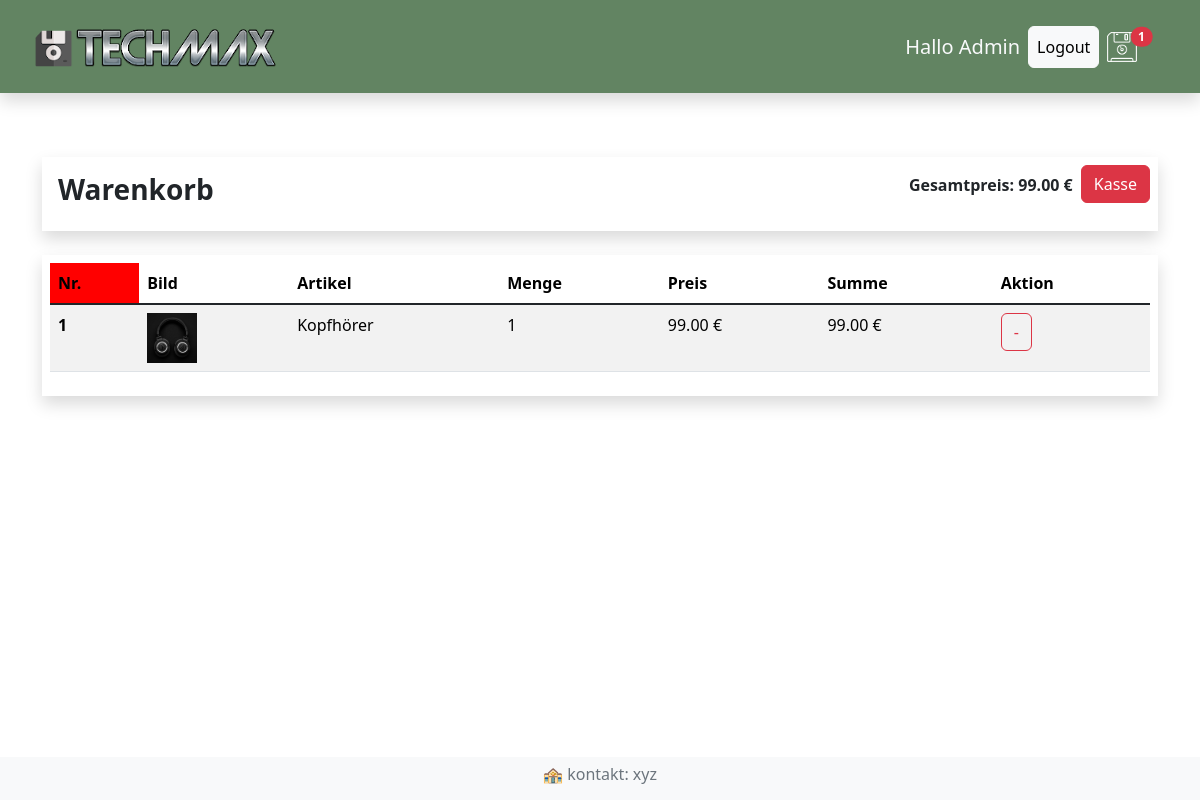
Page /warenkorb/ (signed in) on the earlier database version.
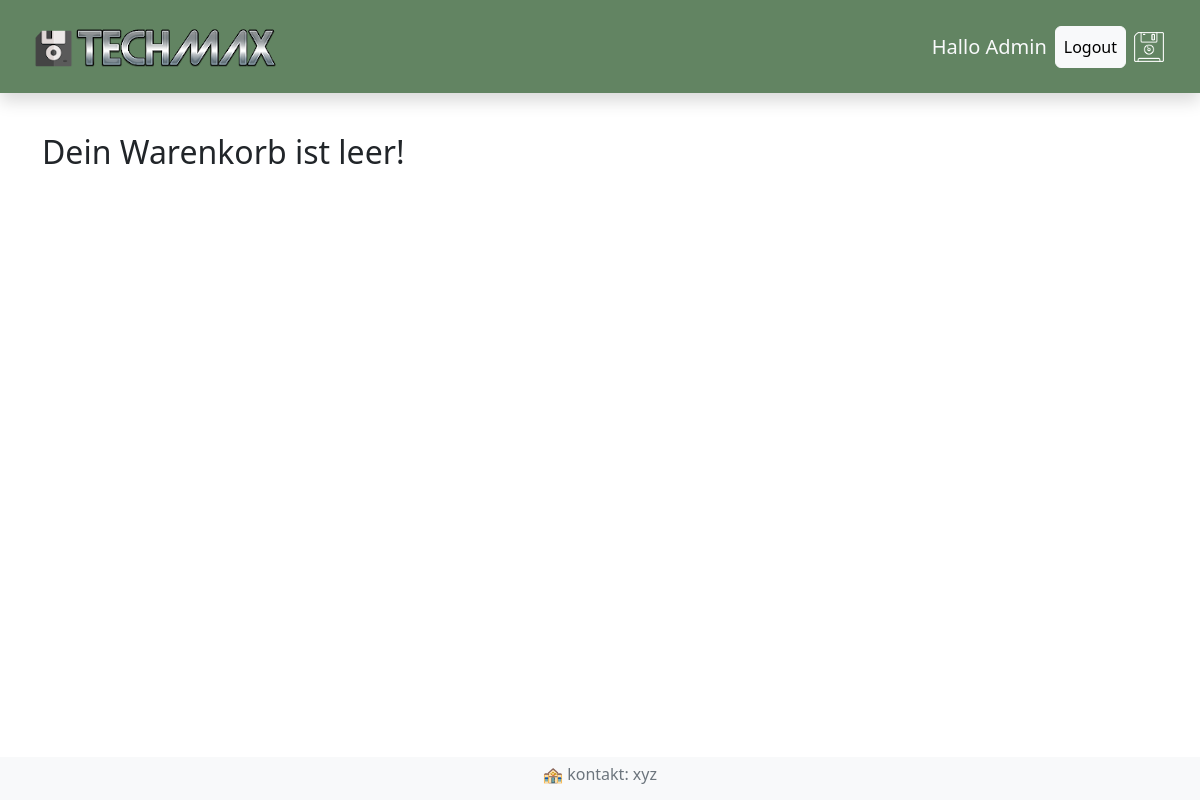
Same page on the later database version.
### shop/models.py (models this page shows, shortened)
class Bestellung(models.Model):
    kunde = models.ForeignKey(Kunde, on_delete=models.SET_NULL, null=True, blank=True)
    bestelldatum = models.DateTimeField(auto_now_add=True)
    erledigt = models.BooleanField(default=False, null=True, blank=True)
    auftrags_id = models.CharField(max_length=200, null=True, blank=True)
    @property
    def gesamt_summe(self):
        bestellteartikels = self.bestellteartikel_set.all()
        gesamtpreis = sum(artikel.get_summe for artikel in bestellteartikels)
        return gesamtpreis
    @property
    def gesamt_menge(self):
        bestellteartikels = self.bestellteartikel_set.all()
        gesamtmenge = sum(artikel.menge for artikel in bestellteartikels)
        return gesamtmenge

class BestellteArtikel(models.Model):
    artikel = models.ForeignKey(Artikel, on_delete=models.SET_NULL, null=True, blank=True)
    bestellung = models.ForeignKey(Bestellung, on_delete=models.SET_NULL, null=True, blank=True)
    menge = models.IntegerField(default=0, null=True, blank=True)
    datum = models.DateTimeField(auto_now_add=True)
    @property
    def get_summe(self):
        summe = self.artikel.preis * self.menge
        return summe

class Artikel(models.Model):
     name = models.CharField(max_length=200, null=True)
     beschreibung = models.TextField(null=True, blank=True)
     preis = models.DecimalField(max_digits=6, decimal_places=2)
     bild = models.ImageField(upload_to="artikelbilder/", null=True, blank=True)

### shop/views.py (the view)
# urls.py: path("warenkorb/", views.warenkorb, name="warenkorb"),
def warenkorb(request):
    if request.user.is_authenticated:
        kunde = request.user.kunde
        bestellung, created = Bestellung.objects.get_or_create(kunde=kunde, erledigt=False)
        artikels = bestellung.bestellteartikel_set.all()
    else:
       cookieDaten = gastCookie(request)
       artikels = cookieDaten["artikels"]
       bestellung = cookieDaten["bestellung"]
    ctx = {"artikels": artikels, "bestellung": bestellung}
    return render(request, "shop/warenkorb.html", ctx)

### shop/context_processors.py (called while the page is built, shortened)
def warenkorb_anzahl(request):
    if request.user.is_authenticated:
         kunde = request.user.kunde
         bestellung, created= Bestellung.objects.get_or_create(kunde=kunde, erledigt=False)
         if bestellung:
             menge = bestellung.gesamt_menge
         else:
            menge =0
    return {"menge": menge}

### shop/templates/shop/warenkorb.html
{% extends "shop/index.html" %}
{% load static %}
{% block content %}
{% if artikels %}
  <div class="row mt-4">
    <div class="col-12">
      <div class="shadow p-2 mb-4">
        <div class="d-flex">
          <h3 class="me-auto fw-bold p-2">Warenkorb</h3>
          <p class="fw-bold p-2">Gesamtpreis: {{bestellung.gesamt_summe|floatformat:2}} €</p>
          <p>
            <a href="{% url 'kasse' %}" class="btn btn-danger">Kasse</a>
          </p>
        </div>
      </div>
    </div>
    <div class="col-12">
      <div class="shadow p-2 mb-4">
        <table class="table table-striped table-hover">
          <thead class="table-title" style="background-color: red;">
            <tr>
              <th scope="col" style="background-color:red;">Nr.</th>
              <th scope="col">Bild</th>
              <th scope="col">Artikel</th>
              <th scope="col">Menge</th>
              <th scope="col">Preis</th>
              <th scope="col">Summe</th>
              <th scope="col">Aktion</th>
            </tr>
          </thead>
          <tbody class="table-group-divider">
            {% for artikel in artikels %}
              <tr>
                <th scope="row">{{forloop.counter}}</th>
                <td>
                  {% if artikel.artikel.bild %}
                    <img src="{% static artikel.artikel.bild %}" alt="" width="50" height="50">
                  {% else %}
                    <img src="{% static 'bilder/dummy.jpg' %}" alt="" width="50" height="50">
                  {% endif %}
                </td>
                <td>{{artikel.artikel.name}}</td>
                <td>{{artikel.menge}}</td>
                <td>{{artikel.artikel.preis|floatformat:2}} €</td>
                <td>{{artikel.get_summe|floatformat:2}} €</td>
                <td>
                  <button data-artikel={{artikel.artikel.id}} data-action="entfernen"
                    class="btn btn-outline-danger warenkorb-bestellen">-</button>
                </td>
              </tr>
            {% endfor %}
          </tbody>
        </table>
      </div>
    </div>
  </div>
{% else %}
  <h2>Dein Warenkorb ist leer!</h2>
{% endif %}
{% endblock content %}

### shop/templates/shop/menu.html
{% load static%}
<nav class="navbar shadow p-3 mb-4 sticky-top" style="background-color:rgb(98, 132, 98)">
  <div class="container-fluid">
    <a class="navbar-brand link-light" href="{% url 'shop' %}">
        <img src="{% static 'bilder/logo-1.png' %}" alt="Logo von der Firma Techmax">
    </a>
      <div class="navbar-nav">
        <div class="d-flex align-items-center">
          <h5 class="text-light m-2">Hallo {{request.user|title}}</h5>
          {% if request.user.is_authenticated %}
           <a class=" btn btn-light p-2" href="{% url 'logout' %}">Logout</a>
          {% else %}
          {% comment %} Login Button: {% endcomment %}
          <a class="btn btn-light p-2" href="{% url 'login' %}">Login</a>
         {% endif %}
        <a class="nav-link link-light p-2" href="{% url 'warenkorb' %}">
            <img src="{% static 'bilder/floppy.png' %}" alt="">
            {% if menge >= 1%}
            <span class="badge rounded-pill bg-danger position-absolut top-25 start-25 translate-middle">
              {{menge}}
            </span>
            {% endif %}
        </a>
      </div>
    </div>
 </div>
</nav>

Differences in the rows shown:
no longer on this page (row edited): Bestellung: gesamt_summe "99.00"
no longer on this page (row unchanged): BestellteArtikel: artikel.bild (picture), artikel.name "Kopfhörer", menge "1", artikel.preis "99.00", get_summe "99.00"
Other differences:
{{ menge }}: "1" → (not shown)
text no longer shown: "Warenkorb Gesamtpreis: € Kasse Nr. Bild Artikel Menge Preis Summe Aktion"
text now shown: "Dein Warenkorb ist leer!"
